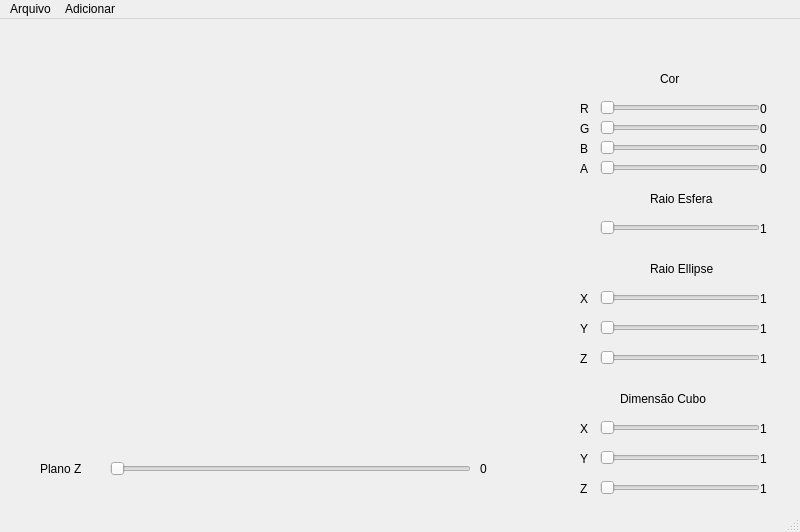
<?xml version="1.0" encoding="UTF-8"?>
<ui version="4.0">
 <class>MainWindow</class>
 <widget class="QMainWindow" name="MainWindow">
  <property name="geometry">
   <rect>
    <x>0</x>
    <y>0</y>
    <width>800</width>
    <height>532</height>
   </rect>
  </property>
  <property name="windowTitle">
   <string>MainWindow</string>
  </property>
  <widget class="QWidget" name="centralwidget">
   <widget class="Fundo" name="fundo" native="true">
    <property name="geometry">
     <rect>
      <x>20</x>
      <y>10</y>
      <width>541</width>
      <height>411</height>
     </rect>
    </property>
   </widget>
   <widget class="QSlider" name="raio_esfera_slider">
    <property name="geometry">
     <rect>
      <x>600</x>
      <y>200</y>
      <width>160</width>
      <height>18</height>
     </rect>
    </property>
    <property name="minimum">
     <number>1</number>
    </property>
    <property name="maximum">
     <number>1</number>
    </property>
    <property name="orientation">
     <enum>Qt::Horizontal</enum>
    </property>
   </widget>
   <widget class="QSlider" name="raio_x_slider">
    <property name="geometry">
     <rect>
      <x>600</x>
      <y>270</y>
      <width>160</width>
      <height>18</height>
     </rect>
    </property>
    <property name="minimum">
     <number>1</number>
    </property>
    <property name="maximum">
     <number>1</number>
    </property>
    <property name="orientation">
     <enum>Qt::Horizontal</enum>
    </property>
   </widget>
   <widget class="QSlider" name="raio_y_slider">
    <property name="geometry">
     <rect>
      <x>600</x>
      <y>300</y>
      <width>160</width>
      <height>18</height>
     </rect>
    </property>
    <property name="minimum">
     <number>1</number>
    </property>
    <property name="maximum">
     <number>1</number>
    </property>
    <property name="orientation">
     <enum>Qt::Horizontal</enum>
    </property>
   </widget>
   <widget class="QSlider" name="raio_z_slider">
    <property name="geometry">
     <rect>
      <x>600</x>
      <y>330</y>
      <width>160</width>
      <height>18</height>
     </rect>
    </property>
    <property name="minimum">
     <number>1</number>
    </property>
    <property name="maximum">
     <number>1</number>
    </property>
    <property name="orientation">
     <enum>Qt::Horizontal</enum>
    </property>
   </widget>
   <widget class="QSlider" name="cubo_x_slider">
    <property name="geometry">
     <rect>
      <x>600</x>
      <y>400</y>
      <width>160</width>
      <height>18</height>
     </rect>
    </property>
    <property name="minimum">
     <number>1</number>
    </property>
    <property name="maximum">
     <number>1</number>
    </property>
    <property name="orientation">
     <enum>Qt::Horizontal</enum>
    </property>
   </widget>
   <widget class="QSlider" name="cubo_y_slider">
    <property name="geometry">
     <rect>
      <x>600</x>
      <y>430</y>
      <width>160</width>
      <height>18</height>
     </rect>
    </property>
    <property name="minimum">
     <number>1</number>
    </property>
    <property name="maximum">
     <number>1</number>
    </property>
    <property name="orientation">
     <enum>Qt::Horizontal</enum>
    </property>
   </widget>
   <widget class="QSlider" name="cubo_z_slider">
    <property name="geometry">
     <rect>
      <x>600</x>
      <y>460</y>
      <width>160</width>
      <height>18</height>
     </rect>
    </property>
    <property name="minimum">
     <number>1</number>
    </property>
    <property name="maximum">
     <number>1</number>
    </property>
    <property name="orientation">
     <enum>Qt::Horizontal</enum>
    </property>
   </widget>
   <widget class="QSlider" name="cor_r_slider">
    <property name="geometry">
     <rect>
      <x>600</x>
      <y>80</y>
      <width>160</width>
      <height>18</height>
     </rect>
    </property>
    <property name="maximum">
     <number>255</number>
    </property>
    <property name="orientation">
     <enum>Qt::Horizontal</enum>
    </property>
   </widget>
   <widget class="QSlider" name="cor_g_slider">
    <property name="geometry">
     <rect>
      <x>600</x>
      <y>100</y>
      <width>160</width>
      <height>18</height>
     </rect>
    </property>
    <property name="maximum">
     <number>255</number>
    </property>
    <property name="orientation">
     <enum>Qt::Horizontal</enum>
    </property>
   </widget>
   <widget class="QSlider" name="cor_b_slider">
    <property name="geometry">
     <rect>
      <x>600</x>
      <y>120</y>
      <width>160</width>
      <height>18</height>
     </rect>
    </property>
    <property name="maximum">
     <number>255</number>
    </property>
    <property name="orientation">
     <enum>Qt::Horizontal</enum>
    </property>
   </widget>
   <widget class="QLabel" name="label">
    <property name="geometry">
     <rect>
      <x>660</x>
      <y>50</y>
      <width>41</width>
      <height>20</height>
     </rect>
    </property>
    <property name="text">
     <string>Cor</string>
    </property>
   </widget>
   <widget class="QLabel" name="label_2">
    <property name="geometry">
     <rect>
      <x>650</x>
      <y>170</y>
      <width>81</width>
      <height>20</height>
     </rect>
    </property>
    <property name="text">
     <string>Raio Esfera</string>
    </property>
   </widget>
   <widget class="QLabel" name="label_3">
    <property name="geometry">
     <rect>
      <x>650</x>
      <y>240</y>
      <width>81</width>
      <height>20</height>
     </rect>
    </property>
    <property name="text">
     <string>Raio Ellipse</string>
    </property>
   </widget>
   <widget class="QLabel" name="label_4">
    <property name="geometry">
     <rect>
      <x>620</x>
      <y>370</y>
      <width>111</width>
      <height>20</height>
     </rect>
    </property>
    <property name="text">
     <string>Dimensão Cubo</string>
    </property>
   </widget>
   <widget class="QLabel" name="label_5">
    <property name="geometry">
     <rect>
      <x>580</x>
      <y>80</y>
      <width>16</width>
      <height>20</height>
     </rect>
    </property>
    <property name="text">
     <string>R</string>
    </property>
   </widget>
   <widget class="QLabel" name="label_6">
    <property name="geometry">
     <rect>
      <x>580</x>
      <y>100</y>
      <width>16</width>
      <height>20</height>
     </rect>
    </property>
    <property name="text">
     <string>G</string>
    </property>
   </widget>
   <widget class="QLabel" name="label_7">
    <property name="geometry">
     <rect>
      <x>580</x>
      <y>120</y>
      <width>16</width>
      <height>20</height>
     </rect>
    </property>
    <property name="text">
     <string>B</string>
    </property>
   </widget>
   <widget class="QLabel" name="label_8">
    <property name="geometry">
     <rect>
      <x>580</x>
      <y>270</y>
      <width>16</width>
      <height>20</height>
     </rect>
    </property>
    <property name="text">
     <string>X</string>
    </property>
   </widget>
   <widget class="QLabel" name="label_9">
    <property name="geometry">
     <rect>
      <x>580</x>
      <y>300</y>
      <width>16</width>
      <height>20</height>
     </rect>
    </property>
    <property name="text">
     <string>Y</string>
    </property>
   </widget>
   <widget class="QLabel" name="label_10">
    <property name="geometry">
     <rect>
      <x>580</x>
      <y>330</y>
      <width>16</width>
      <height>20</height>
     </rect>
    </property>
    <property name="text">
     <string>Z</string>
    </property>
   </widget>
   <widget class="QLabel" name="label_11">
    <property name="geometry">
     <rect>
      <x>580</x>
      <y>400</y>
      <width>16</width>
      <height>20</height>
     </rect>
    </property>
    <property name="text">
     <string>X</string>
    </property>
   </widget>
   <widget class="QLabel" name="label_12">
    <property name="geometry">
     <rect>
      <x>580</x>
      <y>430</y>
      <width>16</width>
      <height>20</height>
     </rect>
    </property>
    <property name="text">
     <string>Y</string>
    </property>
   </widget>
   <widget class="QLabel" name="label_13">
    <property name="geometry">
     <rect>
      <x>580</x>
      <y>460</y>
      <width>16</width>
      <height>20</height>
     </rect>
    </property>
    <property name="text">
     <string>Z</string>
    </property>
   </widget>
   <widget class="QLabel" name="cor_r_label">
    <property name="geometry">
     <rect>
      <x>760</x>
      <y>80</y>
      <width>63</width>
      <height>20</height>
     </rect>
    </property>
    <property name="text">
     <string>0</string>
    </property>
   </widget>
   <widget class="QSlider" name="cor_a_slider">
    <property name="geometry">
     <rect>
      <x>600</x>
      <y>140</y>
      <width>160</width>
      <height>18</height>
     </rect>
    </property>
    <property name="maximum">
     <number>255</number>
    </property>
    <property name="orientation">
     <enum>Qt::Horizontal</enum>
    </property>
   </widget>
   <widget class="QLabel" name="label_15">
    <property name="geometry">
     <rect>
      <x>580</x>
      <y>140</y>
      <width>16</width>
      <height>20</height>
     </rect>
    </property>
    <property name="text">
     <string>A</string>
    </property>
   </widget>
   <widget class="QLabel" name="cor_g_label">
    <property name="geometry">
     <rect>
      <x>760</x>
      <y>100</y>
      <width>63</width>
      <height>20</height>
     </rect>
    </property>
    <property name="text">
     <string>0</string>
    </property>
   </widget>
   <widget class="QLabel" name="cor_b_label">
    <property name="geometry">
     <rect>
      <x>760</x>
      <y>120</y>
      <width>63</width>
      <height>20</height>
     </rect>
    </property>
    <property name="text">
     <string>0</string>
    </property>
   </widget>
   <widget class="QLabel" name="cor_a_label">
    <property name="geometry">
     <rect>
      <x>760</x>
      <y>140</y>
      <width>63</width>
      <height>20</height>
     </rect>
    </property>
    <property name="text">
     <string>0</string>
    </property>
   </widget>
   <widget class="QLabel" name="raio_esfera_label">
    <property name="geometry">
     <rect>
      <x>760</x>
      <y>200</y>
      <width>63</width>
      <height>20</height>
     </rect>
    </property>
    <property name="text">
     <string>1</string>
    </property>
   </widget>
   <widget class="QLabel" name="raio_x_label">
    <property name="geometry">
     <rect>
      <x>760</x>
      <y>270</y>
      <width>63</width>
      <height>20</height>
     </rect>
    </property>
    <property name="text">
     <string>1</string>
    </property>
   </widget>
   <widget class="QLabel" name="raio_y_label">
    <property name="geometry">
     <rect>
      <x>760</x>
      <y>300</y>
      <width>63</width>
      <height>20</height>
     </rect>
    </property>
    <property name="text">
     <string>1</string>
    </property>
   </widget>
   <widget class="QLabel" name="raio_z_label">
    <property name="geometry">
     <rect>
      <x>760</x>
      <y>330</y>
      <width>63</width>
      <height>20</height>
     </rect>
    </property>
    <property name="text">
     <string>1</string>
    </property>
   </widget>
   <widget class="QLabel" name="cubo_z_label">
    <property name="geometry">
     <rect>
      <x>760</x>
      <y>460</y>
      <width>63</width>
      <height>20</height>
     </rect>
    </property>
    <property name="text">
     <string>1</string>
    </property>
   </widget>
   <widget class="QLabel" name="cubo_y_label">
    <property name="geometry">
     <rect>
      <x>760</x>
      <y>430</y>
      <width>63</width>
      <height>20</height>
     </rect>
    </property>
    <property name="text">
     <string>1</string>
    </property>
   </widget>
   <widget class="QLabel" name="cubo_x_label">
    <property name="geometry">
     <rect>
      <x>760</x>
      <y>400</y>
      <width>63</width>
      <height>20</height>
     </rect>
    </property>
    <property name="text">
     <string>1</string>
    </property>
   </widget>
   <widget class="QSlider" name="slider_plan_z">
    <property name="geometry">
     <rect>
      <x>110</x>
      <y>440</y>
      <width>361</width>
      <height>20</height>
     </rect>
    </property>
    <property name="orientation">
     <enum>Qt::Horizontal</enum>
    </property>
   </widget>
   <widget class="QLabel" name="plano_z">
    <property name="geometry">
     <rect>
      <x>40</x>
      <y>440</y>
      <width>63</width>
      <height>20</height>
     </rect>
    </property>
    <property name="text">
     <string>Plano Z</string>
    </property>
   </widget>
   <widget class="QLabel" name="dim_plan_z">
    <property name="geometry">
     <rect>
      <x>480</x>
      <y>440</y>
      <width>16</width>
      <height>20</height>
     </rect>
    </property>
    <property name="text">
     <string>0</string>
    </property>
   </widget>
  </widget>
  <widget class="QMenuBar" name="menubar">
   <property name="geometry">
    <rect>
     <x>0</x>
     <y>0</y>
     <width>800</width>
     <height>19</height>
    </rect>
   </property>
   <widget class="QMenu" name="menuAdicionar">
    <property name="title">
     <string>Adicionar</string>
    </property>
    <addaction name="actionColorcar_Voxel"/>
    <addaction name="actionApagar_Voxel"/>
    <addaction name="actionColocar_Cubo"/>
    <addaction name="actionApagar_Cubo"/>
    <addaction name="actionColocar_Esfera"/>
    <addaction name="actionApagar_Esfera"/>
    <addaction name="actionColocar_Elipse"/>
    <addaction name="actionApagar_Elipse"/>
   </widget>
   <widget class="QMenu" name="menuArquivoo">
    <property name="title">
     <string>Arquivo</string>
    </property>
    <addaction name="actionSalvar"/>
   </widget>
   <addaction name="menuArquivoo"/>
   <addaction name="menuAdicionar"/>
  </widget>
  <widget class="QStatusBar" name="statusbar"/>
  <action name="actionColorcar_Voxel">
   <property name="text">
    <string>Colocar Voxel</string>
   </property>
  </action>
  <action name="actionApagar_Voxel">
   <property name="text">
    <string>Apagar Voxel</string>
   </property>
  </action>
  <action name="actionColocar_Cubo">
   <property name="text">
    <string>Colocar Cubo</string>
   </property>
  </action>
  <action name="actionApagar_Cubo">
   <property name="text">
    <string>Apagar Cubo</string>
   </property>
  </action>
  <action name="actionColocar_Esfera">
   <property name="text">
    <string>Colocar Esfera</string>
   </property>
  </action>
  <action name="actionApagar_Esfera">
   <property name="text">
    <string>Apagar Esfera</string>
   </property>
  </action>
  <action name="actionColocar_Elipse">
   <property name="text">
    <string>Colocar Elipse</string>
   </property>
  </action>
  <action name="actionApagar_Elipse">
   <property name="text">
    <string>Apagar Elipse</string>
   </property>
  </action>
  <action name="actionSalvar">
   <property name="text">
    <string>Salvar</string>
   </property>
  </action>
 </widget>
 <customwidgets>
  <customwidget>
   <class>Fundo</class>
   <extends>QWidget</extends>
   <header>fundo.h</header>
   <container>1</container>
  </customwidget>
 </customwidgets>
 <resources/>
 <connections/>
</ui>
